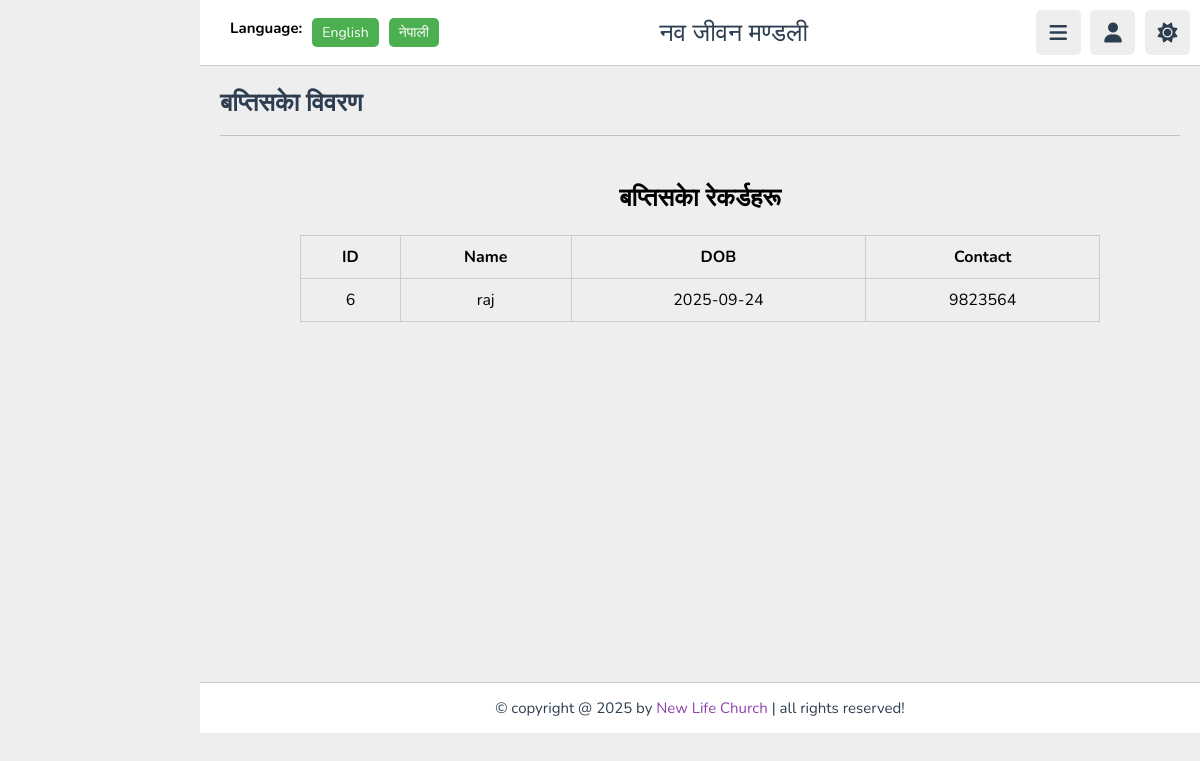
Screenshot of /ubaptism.php (signed in) with the database file from the repository.
### tables this page shows
CREATE TABLE `members` (
  `id` int(11) NOT NULL,
  `name` varchar(100) NOT NULL,
  `dob` date NOT NULL,
  `address` varchar(255) NOT NULL,
  `contact` varchar(20) NOT NULL,
  `baptism_date` date NOT NULL,
  `photo` varchar(255) NOT NULL,
  `created_at` timestamp NOT NULL DEFAULT current_timestamp()
);

### ubaptism.php (the view, shortened to what this page needs)
<?php
@include 'config.php';
$result = mysqli_query($conn, "SELECT * FROM members ORDER BY id ASC");
?>
<!DOCTYPE html>
<html lang="en">
<head>
   <link rel="stylesheet" href="https://cdnjs.cloudflare.com/ajax/libs/font-awesome/6.1.2/css/all.min.css">
   <link rel="stylesheet" href="css/style.css">
</head>
<body>
<header class="header">
   <section class="flex">
   <div class="lang-switcher">
      <h1>Language:</h1>
   <button id="lang-en">English</button>
   <button id="lang-ne">नेपाली</button>
</div>
      <a href="believer.php" class="logo"><span data-key="church_name">नव जीवन मण्डली</span></a>
      <div class="icons">
         <div id="menu-btn" class="fas fa-bars"></div>
         <div id="user-btn" class="fas fa-user"></div>
         <div id="toggle-btn" class="fas fa-sun"></div>
      </div>
   </section>
</header>
<section class="home-grid">
   <h1 class="heading"><span data-key="account">बप्तिसकाे विवरण</span></h1>
</section>
</head>
<body>
<center>
<h2 class="h2" data-key="baptism">बप्तिसकाे रेकर्डहरू</h2>
<table>
  <tr>
    <th>ID</th><th>Name</th><th>DOB</th><th>Contact</th>
  </tr>
  <?php while($row = mysqli_fetch_assoc($result)){ ?>
  <tr>
    <td><?= $row['id'] ?></td>
    <td><?= $row['name'] ?></td>
    <td><?= $row['dob'] ?></td>
    <td><?= $row['contact'] ?></td>
  </tr>
  <?php } ?>
</table>
</center>
<br><br><br><br><br><br><br><br><br><br><br><br><br><br><br><br><br><br><br><br><br><br><br><br><br>
<footer class="footer">
   &copy; copyright @ 2025 by <span>New Life Church</span> | all rights reserved!
</footer>
</body>
</html>

### css/style.css (style rules this page uses)
:root { --main-color:#8e44ad; --red:#e74c3c; --orange:#f39c12; --light-color:#888; --light-bg:#eee; --black:#2c3e50; --white:#fff; --border:.1rem solid rgba(0,0,0,.2); }
* { font-family: 'Nunito', sans-serif; margin:0; padding:0; box-sizing: border-box; outline: none; border:none; text-decoration: none; }
html { font-size: 62.5%; overflow-x: hidden; }
section { padding:2rem; margin: 0 auto; max-width: 1200px; }
.heading { font-size: 2.5rem; color:var(--black); margin-bottom: 2.5rem; border-bottom: var(--border); padding-bottom: 1.5rem; text-transform: capitalize; }
.header { position: sticky; top:0; left:0; right: 0; background-color: var(--white); z-index: 1000; border-bottom: var(--border); }
.header .flex { display: flex; align-items: center; justify-content: space-between; position: relative; padding: 1rem 1rem; }
.header .flex .logo { font-size: 2.5rem; color: var(--black); }
.header .flex .icons div { font-size: 2rem; color:var(--black); background-color: var(--light-bg); border-radius: .5rem; height: 4.5rem; width: 4.5rem; line-height: 4.5rem; cursor: pointer; text-align: center; margin-left: .7rem; }
.footer { background-color: var(--white); border-top: var(--border); position: sticky; bottom: 0; left: 0; right: 0; text-align: center; font-size: 1.5rem; padding: 1.5rem 1.5rem; color:var(--black); margin-top: 1rem; z-index: 1000; }
.footer span { color:var(--main-color); }
@media (max-width:1200px) { body { padding-left: 0; } }

### ubaptism.php (style rules this page uses)
body { background-color: var(--light-bg); padding-left: 20rem; }
.lang-switcher { margin-left: 20px; display: flex; gap: 10px; }
.lang-switcher button { padding: 5px 10px; border: none; border-radius: 5px; cursor: pointer; background: #4CAF50; color: white; font-size: 14px; }
table { width:80%; border-collapse: collapse; margin-top:20px; font-size:16px; }
th,td { border:1px solid #ccc; padding:10px; text-align:center; }
th { background:#eee; }
.h2 { font-size:25px; }

### rows the page displays
members: id "6", name "raj", dob "2025-09-24", contact "9823564"
